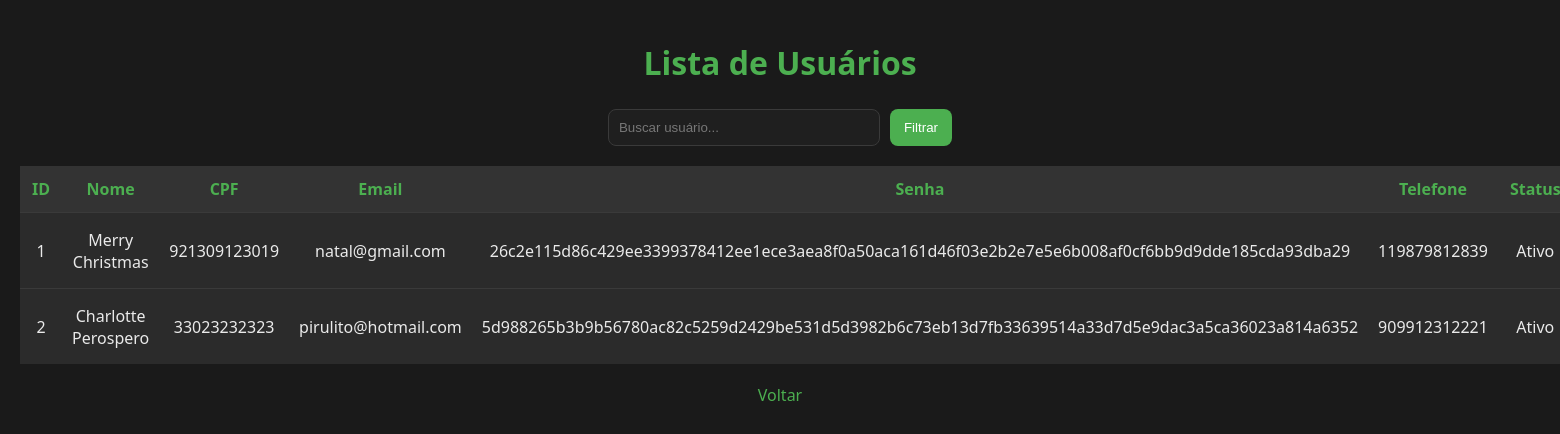
/listausers (signed in), run on the app's committed database.
### tables this page shows
CREATE TABLE usuario (
        id INTEGER PRIMARY KEY AUTOINCREMENT,
        nome TEXT NOT NULL CHECK (nome LIKE '% %'),
        cpf TEXT UNIQUE NOT NULL,
        email TEXT NOT NULL,
        tel TEXT,
        senha TEXT NOT NULL,
        status INTEGER DEFAULT 1,
        cargo TEXT
    );

### app.py (the view)
@app.route('/listausers')
def listausers():
    if 'usuario_id' not in session:
        return redirect('/')
    filtro = request.args.get('filtro')
    usuarios = listar_user()
    if filtro:
        usuarios = [u for u in usuarios if filtro.lower() in u['nome'].lower()]
    return render_template('listausers.html', usuarios=usuarios)

### database.py (called while the page is built)
def conectar():
    conn = sqlite3.connect(DB_NAME)
    conn.row_factory = sqlite3.Row
    return conn

### models.py (called while the page is built)
def listar_user():
    conn = conectar()
    conn.row_factory = sqlite3.Row
    cursor = conn.cursor()
    cursor.execute("SELECT * FROM usuario")
    usuarios = cursor.fetchall()
    conn.close()
    return usuarios

### templates/listausers.html (shortened to what this page needs)
<!doctype html>
<html lang="pt-BR">
  <head>
    <link rel="stylesheet" href="{{ url_for('static', filename='css/listausersstyle.css') }}">
  </head>
  <body>
    <h1>Lista de Usuários</h1>
    <form method="GET">
      <input type="text" name="filtro" placeholder="Buscar usuário..." value="{{ request.args.get('filtro', '') }}">
      <button type="submit">Filtrar</button>
    </form>
    <table>
      <tr>
        <th>ID</th>
        <th>Nome</th>
        <th>CPF</th>
        <th>Email</th>
        <th>Senha</th>
        <th>Telefone</th>
        <th>Status</th>
      </tr>
      {% for usuario in usuarios %}
      <tr>
        <td>{{ usuario.id }}</td>
        <td>{{ usuario.nome }}</td>
        <td>{{ usuario.cpf }}</td>
        <td>{{ usuario.email }}</td>
        <td>{{ usuario.senha }}</td>
        <td>{{ usuario.tel }}</td>
        <td>{%if usuario.status == 0%}Inativo{%else%}Ativo{%endif%}</td>
      </tr>
      {% endfor %}
    </table>
    <a href="/menuusuarios">Voltar</a>
  </body>
</html>

### static/css/listausersstyle.css (style rules this page uses)
body { margin: 0; padding: 20px; font-family: 'Segoe UI', Tahoma, Geneva, Verdana, sans-serif; background: #1a1a1a; color: #eaeaea; }
h1 { text-align: center; color: #4caf50; margin-bottom: 25px; }
form { display: flex; justify-content: center; gap: 10px; margin-bottom: 20px; }
input[type="text"] { padding: 10px; border-radius: 8px; border: 1px solid #3a3a3a; background: #1f1f1f; color: #eaeaea; width: 250px; }
input::placeholder { color: #777; }
button { padding: 10px 14px; border: none; border-radius: 8px; background: #4caf50; color: white; cursor: pointer; }
table { width: 100%; border-collapse: collapse; background: #2b2b2b; }
th { background: #333; color: #4caf50; padding: 12px; }
td { padding: 10px; text-align: center; border-top: 1px solid #3a3a3a; }
a { display: block; margin-top: 20px; text-align: center; color: #4caf50; text-decoration: none; }

### data on the page
usuario: id "1", nome "Merry Christmas", cpf "921309123019", email "natal@gmail.com", senha "26c2e115d86c429ee3399378412ee1ece3aea8f0a50aca161d46f03e2b2e7e5e6b008af0cf6bb9d9dde185cda93dba29", tel "119879812839", status "Ativo"
usuario: id "2", nome "Charlotte Perospero", cpf "33023232323", email "pirulito@hotmail.com", senha "5d988265b3b9b56780ac82c5259d2429be531d5d3982b6c73eb13d7fb33639514a33d7d5e9dac3a5ca36023a814a6352", tel "909912312221", status "Ativo"
